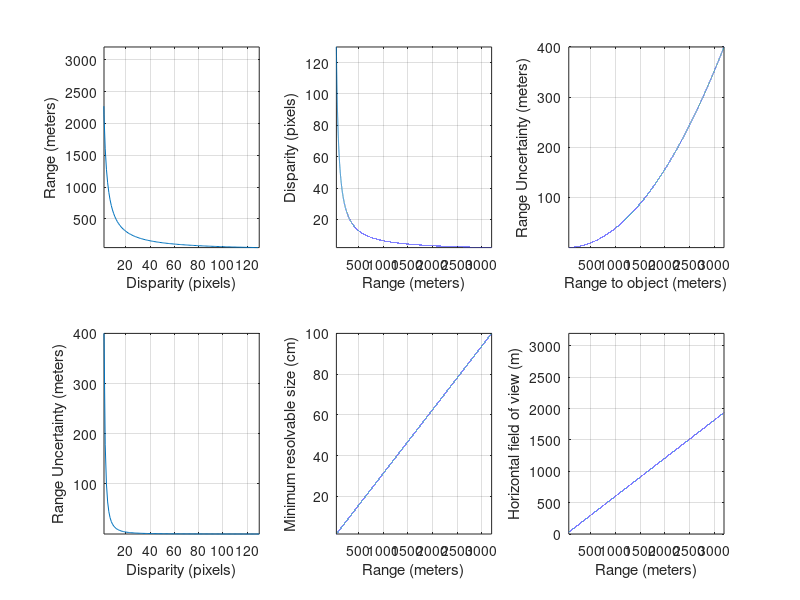

Recreate this plot in MATLAB.
%--------------------------------------------------------------------
%
% File: stereo_specs.m
% Author: Jeffrey Byrne (jebyrne@gmail.com)
%
% Description:  Script that will compute stereo parameters for a 
% given fixed specification
%
%--------------------------------------------------------------------

% Constants 
%--------------------------------------------------------------------

% Baseline (m)
B = 2;

% Pixel size 
P = 0.000005;
D_H = 1936;
D_V = 1086;

% Lens focal length (m)
f = 0.016;

% Circle of confusion diameter (m)
c = 1.5*P;

% F-stop number (focal length/aperture diameter)
% Standard f-numbers are powers of sqrt(2)
%a = sqrt(2)^6;  % f/8
a = sqrt(2)^7;    % f/11
%a = sqrt(2)^8;  % f/16


% Focusing distance: distance at which the camera is focused (m)
r_f = 2000;  % So that far focus is infinity
%r_f = ((f.^2)/(a*c)) + f;   % So that we can focus on close objects

% Detection certainty
A = 1;

% Number of pixels on target for minimum detection
U = 1;

% Minimum disparity search
d_min =  2;

% Maximum disparity search
d_max =  d_min+128;

% Stereo subpixel interpolation
p_i = 0.25;


% Vehicle parameters
%--------------------------------------------------------------------
wingspan = 2.4;
body = 1.5;


% Derived variables
%--------------------------------------------------------------------
% Camera angle of view (radians)
% -Verified with camera calibration
haov = 2*atan((D_H*P)/(2*f));
vaov = 2*atan((D_V*P)/(2*f));

% Range from the stereo origin to the initial stereo (camera) overlap
% -Verified with camera calibration
r_co = (B/2)*tan(pi/2 - haov/2);
  
% Maximum range from the stereo origin to a minimum disparity distance
r_max = (B*f)/(d_min*P);
  
% Stereo field of view (Phi) (radians)
p = 2*atan(B/(2*r_co));
  
% Minimum range to maximum disparity
r_min = (B*f)/(d_max*P);

% Minimum resolvable obstacle dimension at range r
o_min = (U*P)/(f); % times r

% Obstacle dimension that projects to U pixels at r_max (max resolvable range)
o_r_max = (r_max*U*P)/(f);

% Obstacle dimension that projects to U pixels at r_min (minimum resolvable range)
o_r_min = (r_min*U*P)/(f);

% Range resolution at maximum resolvable range
rr_max = ((r_max.^2)/(B*f))*(P*p_i);

% Range resolution at minimum resolvable range
rr_min = ((r_min.^2)/(B*f))*(P*p_i);

% Range at which range resolution is 1cm
r_rr1cm = sqrt((0.01*B*f)/(P*p_i));

% Hyperfocal distance (m)
h = ((f.^2)/(a*c)) + f;

% Near focus distance (m)
% Note:  r_nf ~= (r_f * h) / ( h + r_f)
r_nf = (r_f*(h-f))/(h+r_f-2*f);

% Far focus distance (m)
% Note: r_ff ~= (r_f * h) / ( h - d ); r_f=h --> r_ff=inf
r_ff = (r_f*(h-f))/(h-(r_f-f));
if (r_ff < 0)
    r_ff = inf;
end

% Maximum wing baseline for nose visibility
B_wing = 2*((body/2)-0.1) / (tan((pi/2) - (haov/2)));

% Maximum body baseline for wing visibility
B_body = 2*((wingspan/2)-0.1) / (tan((pi/2) - (haov/2)));

% Wingcam to nose distance
r_w2n = sqrt((body/2)^2 + (B_wing/2)^2);

% Minimum dimension at nose from wingcam
o_w2n = P*r_w2n/f;

% Display results
%--------------------------------------------------------------------
disp(sprintf('\nConstant parameters'));
disp(sprintf('-------------------'));
disp(sprintf('Horizontal resolution: %d', D_H));
disp(sprintf('Vertical resolution: %d', D_V));
disp(sprintf('Baseline: %2.2f cm', B*100));
disp(sprintf('Pixel size: %2.2f um', P*1000000));
disp(sprintf('Subpixel accuracy: %2.2f', p_i));
disp(sprintf('Focusing distance: %2.2f m', r_f));
disp(sprintf('F-stop number: f/%2.1f', a));
disp(sprintf('Circle of confusion diameter: %2.2f um', c*1000000));
disp(sprintf('Minimum pixels on target: %d', U));
disp(sprintf('Minimum number of disparities: %d', d_min));
disp(sprintf('Vehicle wingspan: %2.3f m', wingspan));
disp(sprintf('Vehicle body length: %2.3f m', body));

disp(sprintf('\nDerived parameters'));
disp(sprintf('-------------------'));
disp(sprintf('Horizontal angle of view: %2.3f degrees ', haov*(180/pi)));
disp(sprintf('Vertical angle of view: %2.3f degrees ', vaov*(180/pi)));
disp(sprintf('Focal length: %2.3f mm', f*1000));
disp(sprintf('Range to camera overlap: %2.3f m', r_co));
disp(sprintf('Minimum resolvable range: %2.3f m', r_min));
disp(sprintf('Maximum resolvable range: %2.3f m', r_max));
disp(sprintf('Range resolution at min range (%2.3fm): %2.3f m', r_min,rr_min));
disp(sprintf('Range resolution at max range (%2.3fm): %2.3f m', r_max,rr_max));
disp(sprintf('Range at which range resolution is 1cm: %2.5f cm', 100*r_rr1cm));
disp(sprintf('Smallest obstacle dimension at min range (%2.3fm): (%2.3f) cm', r_min,o_r_min*100));
disp(sprintf('Smallest obstacle dimension at max range (%2.3fm): (%2.3f) cm', r_max,o_r_max*100));
disp(sprintf('Smallest obstacle dimension at range r: (%2.5f)r cm', 100*o_min));
disp(sprintf('Hyperfocal distance: %2.3f m', h));
disp(sprintf('Near focus distance: %2.3f m', r_nf));
disp(sprintf('Far focus distance: %2.3f m', r_ff));
disp(sprintf('Maximum wing baseline: %2.3f m', B_wing));
disp(sprintf('Maximum body baseline: %2.3f m', B_body));
disp(sprintf('Wingcam to nose distance: %2.3f m', r_w2n));
disp(sprintf('Minimum dimension at nose from wingcam: %2.5f m', o_w2n));


% Plot achievable range
%--------------------------------------------------------------------
d = [d_min:d_max];
r_d = (B*f)./(d*P);
figure(1); subplot(2,3,1);
plot(r_d); grid on;
xlabel('Disparity (pixels)');
ylabel('Range (meters)');
axis([d_min d_max r_min r_max]);

r = [0.001:0.1:10000];
d_r = (B*f)./(r*P);
figure(1); subplot(2,3,2);
plot(r,d_r); grid on;
xlabel('Range (meters)');
ylabel('Disparity (pixels)');
axis([r_min r_max d_min d_max]);

% Parameters to match smallv.pdf plot
%B = 0.090;
%P = 0.0000075;
%p_i = (1/16);
ru_r = ((r.^2)/(B*f))*(P*p_i);

figure(1); subplot(2,3,3);
plot(r,ru_r); grid on;
xlabel('Range to object (meters)');
ylabel('Range Uncertainty (meters)');
axis([r_min r_max rr_min rr_max]);

figure(1); subplot(2,3,4);
ru_d = ((r_d.^2)/(B*f))*(P*p_i);
plot(d,ru_d); grid on;
xlabel('Disparity (pixels)');
ylabel('Range Uncertainty (meters)');
axis([d_min d_max rr_min rr_max]);

figure(1); subplot(2,3,5);
o_min_r = (o_min*100*[r]);
plot(r,o_min_r); grid on;
xlabel('Range (meters)');
ylabel('Minimum resolvable size (cm)');
axis([r_min r_max 100*o_r_min 100*o_r_max]);

figure(1); subplot(2,3,6);
fov_h = r*((P*D_H)/f);
plot(r,fov_h); grid on;
xlabel('Range (meters)');
ylabel('Horizontal field of view (m)');
axis([r_min r_max 0 r_max]);

%print -dtiff stereo_tradeoffs.tif


